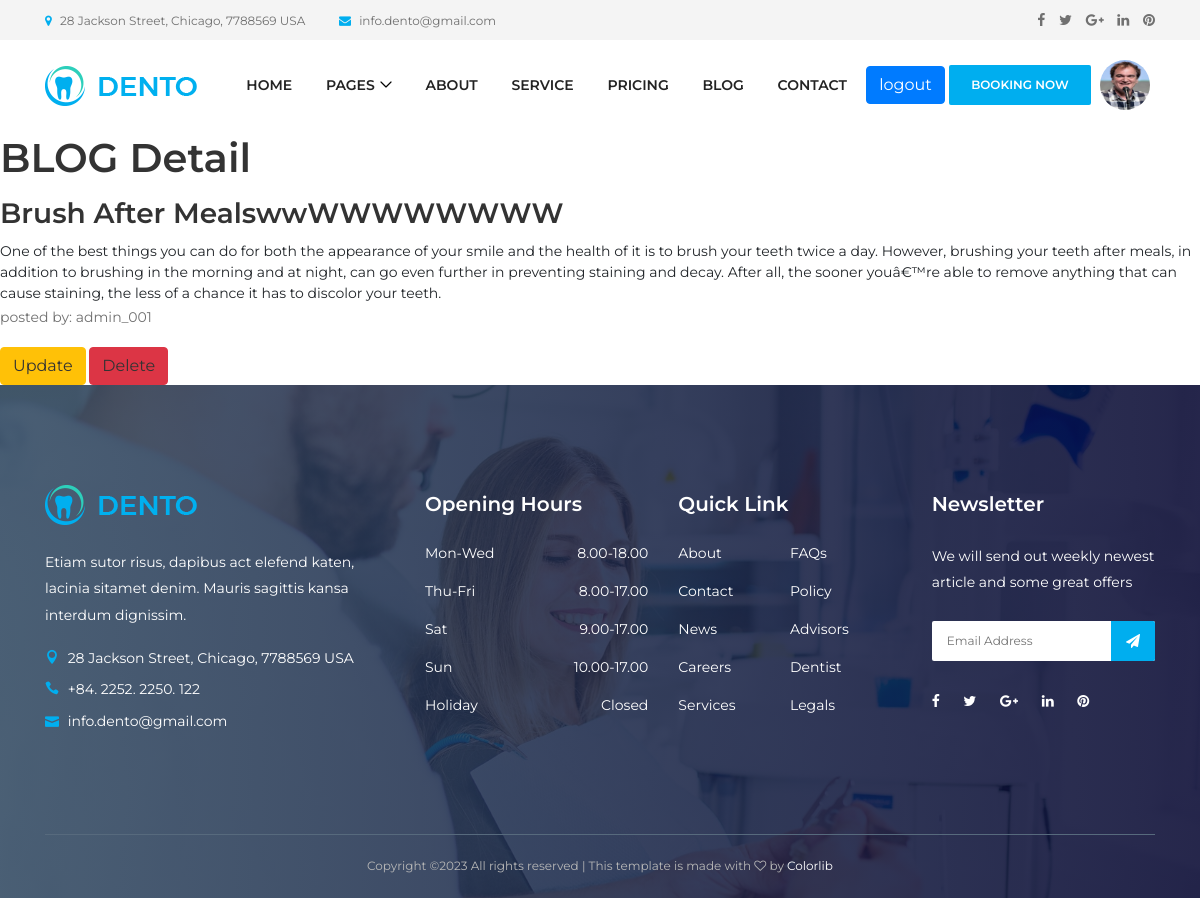
The app's page /blog/detail/4/ (signed in) with its own data.
### users/models.py (models this page shows, shortened)
class Profile(models.Model):
    user = models.OneToOneField(User, on_delete=models.CASCADE)
    image = models.ImageField(default='default.png', upload_to='profileIMG')

### blog/models.py (models this page shows, shortened)
class Blog(models.Model):
    title = models.CharField(max_length=100)
    text = models.TextField()
    posted = models.DateTimeField(default=datetime.now())
    author = models.ForeignKey(User, on_delete=models.CASCADE)

### blog/views.py (the view)
# urls.py: path('detail/<int:pk>/', views.detailView, name='detail'),
def detailView(request, pk):
    article = Blog.objects.get(pk=pk)
    return render(request, 'blog/detailView.html', {'article': article})

### blog/templates/blog/detailView.html
{% extends 'website/base.html' %}
{% load static %}
{% block content %}
<h1>BLOG Detail</h1>
    <div >
       <h3>{{ article.title }}</h3>
        <span>{{article.text}}</span>
        <p>posted by: {{ article.author }}</p>
        </div>
{% if user ==  article.author%}
<button class="btn btn-warning"><a href="{% url 'blog:update' article.id %}">Update</a></button>
<button class="btn btn-danger"><a href="{% url 'blog:delete' article.id %}">Delete</a></button>
{% endif %}
{% endblock content %}

### website/templates/website/include/header.html (shortened to what this page needs)
{% load static %}
  <header class="header-area">
    <div class="top-header-area">
      <div class="container h-100">
        <div class="row h-100 align-items-center">
          <div class="col-6 col-md-9 col-lg-8">
            <div class="top-header-content">
              <a href="#" data-toggle="tooltip" data-placement="bottom" title="28 Jackson Street, Chicago, 7788569 USA"><i class="fa fa-map-marker"></i> <span>28 Jackson Street, Chicago, 7788569 USA</span></a>
              <a href="#" data-toggle="tooltip" data-placement="bottom" title="info.dento@gmail.com"><i class="fa fa-envelope"></i> <span>info.dento@gmail.com</span></a>
            </div>
          </div>
          <div class="col-6 col-md-3 col-lg-4">
            <div class="top-header-social-info text-right">
              <a href="#" data-toggle="tooltip" data-placement="bottom" title="Facebook"><i class="fa fa-facebook"></i></a>
              <a href="#" data-toggle="tooltip" data-placement="bottom" title="Twitter"><i class="fa fa-twitter"></i></a>
              <a href="#" data-toggle="tooltip" data-placement="bottom" title="Google Plus"><i class="fa fa-google-plus"></i></a>
              <a href="#" data-toggle="tooltip" data-placement="bottom" title="Linkedin"><i class="fa fa-linkedin"></i></a>
              <a href="#" data-toggle="tooltip" data-placement="bottom" title="Pinterest"><i class="fa fa-pinterest"></i></a>
            </div>
          </div>
        </div>
      </div>
    </div>
    <div class="main-header-area">
      <div class="classy-nav-container breakpoint-off">
        <div class="container">
          <nav class="classy-navbar justify-content-between" id="dentoNav">
            <a class="nav-brand" href="{% url 'website:home' %}"><img src="{% static 'website/img/core-img/logo.png'%}" alt=""></a>
            <div class="classy-menu">
              <div class="classynav">
                <ul id="nav">
                  <li><a href="{% url 'website:home' %}">Home</a></li>
                  <li><a href="#">Pages</a>
                  </li>
                  <li><a href="{% url 'website:about' %}">About</a></li>
                  <li><a href="service.html">Service</a></li>
                  <li><a href="{% url 'website:price' %}">Pricing</a></li>
                  <li><a href="{% url 'blog:blog' %}">Blog</a></li>
                  <li><a href="{% url 'website:contact' %}">Contact</a></li>
                </ul>
              </div>
            </div>
            <div class="logg" style="display:flex; " >
            {% if user.is_authenticated %}
            <form action="{% url 'logout' %}" method="post"> {% csrf_token %}
            <button  class="btn btn-primary" type="submit">logout</button></form>
            {% else %}
            <a style="" href="{% url 'login' %}"  class="btn btn-primary">login</a>
            <a href="{% url 'register' %}"  class="btn btn-primary">Register</a>
            {% endif %}
              </div>
            <a href="{% url 'appointments:appointments' %}" class="btn dento-btn booking-btn">Booking Now</a>
             <a href="{% url 'profile' %}" style="margin:5px;">
               {% if user.is_authenticated %}
               <img style="width:50px;height:50px;" class="rounded-circle article-img" src="{{ user.profile.image.url }}">
               {% endif %}
        </a>
          </nav>
        </div>
      </div>
    </div>
  </header>

### static/website/css/style.css (style rules this page uses)
* { margin: 0; padding: 0; }
body { font-family: "Montserrat", sans-serif; font-weight: 400; font-size: 14px; }
h1, h2, h3, h4, h5, h6 { font-family: "Montserrat", sans-serif; color: #333333; line-height: 1.4; font-weight: 600; }
a, a:active, a:focus, a:hover { color: #333333; text-decoration: none; -webkit-transition-duration: 500ms; -o-transition-duration: 500ms; transition-duration: 500ms; outline: none; }
li { list-style: none; }
p { line-height: 1.9; color: #707070; font-size: 14px; font-weight: 400; }
img { max-width: 100%; height: auto; }
ul { margin: 0; padding: 0; }
ul li { margin: 0; padding: 0; }
.dento-btn { position: relative; z-index: 1; min-width: 170px; height: 46px; line-height: 42px; font-size: 14px; font-weight: 600; display: inline-block; padding: 0 20px; text-align: center; text-transform: uppercase; color: #ffffff; border-radius: 2px; background-color: #00aeef; -webkit-transition: all 500ms; -o-transition: all 500ms; transition: all 500ms; border: 2px solid #00aeef; }
.dento-btn.booking-btn { color: #ffffff !important; font-weight: 600; min-width: 140px; height: 40px; line-height: 36px; font-size: 12px; }
.header-area { position: relative; z-index: 599; width: 100%; -webkit-transition-duration: 500ms; -o-transition-duration: 500ms; transition-duration: 500ms; }
.top-header-area { position: relative; z-index: 1; height: 40px; background-color: #f4f4f4; }
.top-header-area .top-header-content a { display: inline-block; font-size: 12px; color: #707070; }
.top-header-area .top-header-content a i { color: #00aeef; margin-right: 5px; }
.top-header-area .top-header-content a:last-child { margin-left: 30px; }
.top-header-area .top-header-social-info a { color: #707070; display: inline-block; font-size: 14px; margin-left: 10px; }
.classy-nav-container { background-color: transparent; }
.classy-nav-container .classy-navbar { height: 90px; padding: 0; }
.classy-nav-container .classy-navbar .classynav ul li a { padding: 0 15px; font-weight: 600; font-size: 14px; text-transform: uppercase; }

### static/website/css/default-assets/classy-nav.css (style rules this page uses)
body { font-family: "Roboto", sans-serif; }
ul { margin: 0; }
ul li { list-style: none; }
img { height: auto; max-width: 100%; }
.classy-nav-container { position: relative; z-index: 100; background-color: #ffffff; }
.classy-nav-container * { box-sizing: border-box; }
.classy-nav-container a { -webkit-transition-duration: 500ms; transition-duration: 500ms; text-decoration: none; outline: none; font-size: 14px; font-weight: 400; color: #232323; display: inline-block; }
.justify-content-between { -webkit-box-pack: justify; -ms-flex-pack: justify; justify-content: space-between; }
.classy-navbar { width: 100%; height: 70px; padding: 0.5em 2em; display: -webkit-box; display: -ms-flexbox; display: flex; -webkit-box-align: center; -ms-flex-align: center; -ms-grid-row-align: center; align-items: center; }
.classy-navbar .nav-brand { font-size: 26px; font-weight: 500; color: #565656; display: inline-block; margin-right: 30px; }
.classynav ul li { display: inline-block; clear: both; position: inherit; z-index: 10; }
.classynav ul li.cn-dropdown-item { position: relative; z-index: 10; }
.classynav ul li a { padding: 0 12px; display: block; height: 35px; font-size: 14px; line-height: 34px; }
.classynav ul li.megamenu-item>a:after, .classynav ul li.has-down>a:after { font-family: 'classyfonts'; content: "\e900"; font-size: 12px; color: #000000; padding-left: 5px; -webkit-transition-duration: 500ms; transition-duration: 500ms; }
.breakpoint-off .classynav { display: -webkit-box; display: -ms-flexbox; display: flex; -webkit-box-align: center; -ms-flex-align: center; -ms-grid-row-align: center; align-items: center; }

### records on screen
Blog: title "Brush After MealswwWWWWWWWW", text "One of the best things you can do for both the appearance of your smile and the health of it is to brush your teeth twice a day. However, brushing your teeth after meals, in addition to brushing in the morning and at night, can go even further in preventing staining and decay. After all, the sooner youâ€™re able to remove anything that can cause staining, the less of a chance it has to discolor your teeth.", author "admin_001"
